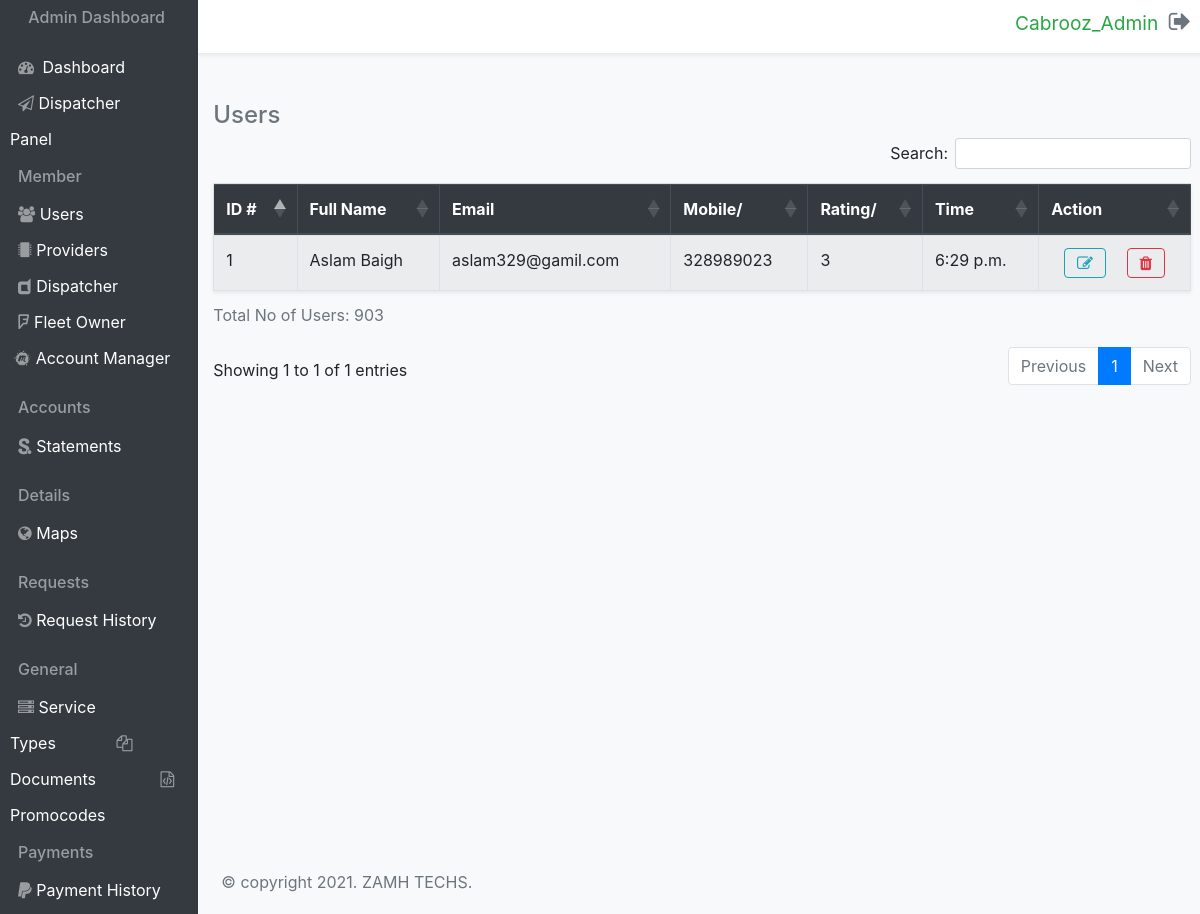
/users/ (signed in), run on the app's committed database.
### cabroozadmin/models.py (models this page shows, shortened)
class User(models.Model):
    user = models.ForeignKey(User, on_delete=models.SET_NULL, null=True)
    fullname = models.CharField(max_length=255, null=True, blank=True)
    email = models.EmailField(null=True, blank=True)
    mobile = models.CharField(max_length=20, null=True, blank=True)
    rating = models.IntegerField(null=True, blank=True)
    time = models.TimeField(auto_now_add=True)
    totaluser = models.IntegerField(null=True, blank=True)

### cabroozadmin/views.py (the view)
# urls.py: path('users/', views.users, name="users"),
@login_required
def users(request):
    users = User.objects.all()
    return render(request, 'cabroozadmin/users.html', {"users":users})

### cabroozadmin/templates/cabroozadmin/users.html (shortened to what this page needs)
{% load static %}
<!DOCTYPE html>
<html lang="en">
<head>
    <link rel="stylesheet" href="https://stackpath.bootstrapcdn.com/bootstrap/4.5.2/css/bootstrap.min.css">
    <link rel="stylesheet" href="https://stackpath.bootstrapcdn.com/bootstrap/4.5.2/css/bootstrap.min.css">
    <link rel="stylesheet" href="https://cdnjs.cloudflare.com/ajax/libs/twitter-bootstrap/4.5.2/css/bootstrap.css">
    <link rel="stylesheet" href="https://cdn.datatables.net/1.10.25/css/dataTables.bootstrap4.min.css">
    <link rel="stylesheet" href="https://cdn.datatables.net/responsive/2.2.9/css/responsive.bootstrap4.min.css">
    <link rel="stylesheet" href="https://stackpath.bootstrapcdn.com/font-awesome/4.7.0/css/font-awesome.min.css">
    <link rel="stylesheet" href="https://stackpath.bootstrapcdn.com/font-awesome/4.7.0/css/font-awesome.min.css">
    <link rel="stylesheet" href={% static 'css/style.css' %}>
</head>
<body class="bg-light">
    <section>
        <div class="row">
            <div class="col-md-2 bg-dark txt_mbl-cntr">
                <h6 class="mb-3 text-white-50 text-center mt-2">Admin Dashboard</h6>
                <a href={% url 'Home' %} class="side_hvr">
                    <span class="my-4">
                        <i class="fa fa-dashboard text-white-50 mr-1 my-3 ml-2"></i>
                        <span class="text-white mr-5">Dashboard</span>
                    </span>
                </a>
                <a href={% url 'Home' %} class="side_hvr">
                    <span class="my-4">
                        <i class="fa fa-send-o text-white-50 mb-3 ml-2"></i>
                        <span class="text-white mr-4">Dispatcher Panel</span>
                    </span>
                </a>
                <h6 class="mb-3 text-white-50 ml-2 mt-3">Member</h6>
                <a href={% url 'users' %} class="side_hvr">
                    <span class="my-4">
                        <i class="fa fa-users text-white-50 mb-3 ml-2"></i>
                        <span class="text-white mr-5 pr-5">Users</span>
                    </span>
                </a>
                <a href={% url 'providers' %} class="side_hvr">
                    <span class="my-4">
                        <i class="fa fa-microchip text-white-50 mb-3 ml-2"></i>
                        <span class="text-white mr-5 pr-4">Providers</span>
                    </span>
                </a>
                <a href={% url 'dispatcher' %} class="side_hvr">
                    <span class="my-4">
                        <i class="fa fa-dashcube text-white-50 mb-3 ml-2"></i>
                        <span class="text-white mr-5 pr-3">Dispatcher</span>
                    </span>
                </a>
                <a href={% url 'fleetowner' %} class="side_hvr">
                    <span class="my-4">
                        <i class="fa fa-foursquare text-white-50 mb-3 ml-2"></i>
                        <span class="text-white mr-5 pr-1">Fleet Owner</span>
                    </span>
                </a>
                <a href={% url 'Home' %} class="side_hvr">
                    <span class="my-4">
                        <i class="fa fa-meetup text-white-50 mb-3 ml-1"></i>
                        <span class="text-white">Account Manager</span>
                    </span>
                </a>
                <h6 class="mb-3 text-white-50 ml-2 mt-3">Accounts</h6>
                <a href={% url 'statements' %} class="side_hvr">
                    <span class="my-4">
                        <i class="fa fa-scribd text-white-50 mb-3 ml-2"></i>
                        <span class="text-white mr-3">Statements</span>
                    </span>
                </a>
                <h6 class="mb-3 text-white-50 ml-2 mt-3">Details</h6>
                <a href={% url 'maps' %} class="side_hvr">
                    <span class="my-4">
                        <i class="fa fa-globe text-white-50 mb-3 ml-2"></i>
                        <span class="text-white mr-5 pr-5">Maps</span>
                    </span>
                </a>
                <h6 class="mb-3 text-white-50 ml-2 mt-3">Requests</h6>
                <a href={% url 'reqhistory' %} class="side_hvr">
                    <span class="my-4">
                        <i class="fa fa-history text-white-50 mb-3 ml-2"></i>
                        <span class="text-white mr-4">Request History</span>
                    </span>
                </a>
                <h6 class="mb-3 text-white-50 ml-2 mt-3">General</h6>
                <a href={% url 'servicetype' %} class="side_hvr">
                    <span class="my-4">
                        <i class="fa fa-server text-white-50 mb-3 ml-2"></i>
                        <span class="text-white mr-5">Service Types</span>
                    </span>
                </a>
                <a href={% url 'documents' %} class="side_hvr">
                    <span class="my-4">
                        <i class="fa fa-files-o text-white-50 mb-3 ml-2"></i>
                        <span class="text-white mr-5 pr-1">Documents</span>
                    </span>
                </a>
                <a href={% url 'promocodes' %} class="side_hvr">
                    <span class="my-4">
                        <i class="fa fa-file-code-o text-white-50 mb-3 ml-2"></i>
                        <span class="text-white">Promocodes</span>
                    </span>
                </a>
                <h6 class="mb-3 text-white-50 ml-2 mt-3">Payments</h6>
                <a href={% url 'Home' %} class="side_hvr">
                    <span class="my-4">
                        <i class="fa fa-paypal text-white-50 mb-3 ml-2"></i>
                        <span class="text-white">Payment History</span>
                    </span>
                </a>
            </div>
            <div class="col-md-10">
                <div class="row bg-white shadow-sm">
                    <span class="ml-auto p-2 mr-3 h4">
                        <a href={% url 'Login' %} class="undrline">
                            <small class="text-success mr-1">{{user.username}}</small>
                            <i class="fa fa-sign-out text-muted"></i>
                        </a>
                    </span>
                </div>
                <div class="row">
                    <div class="container pr-4 mt-4">
                        <h4 class="text-left text-muted mb-2 mt-4"> Users </h4>
                        <table id="example" class="table table-hover table-striped mb-5 shadow-sm border-bottom table-bordered">
                            <small><caption>Total No of Users: <span> 903</span></caption></small>
                            <thead class="thead-dark">
                              <tr>
                                <th scope="col">ID #</th>
                                <th scope="col">Full Name</th>
                                <th scope="col">Email</th>
                                <th scope="col">Mobile/</th>
                                <th scope="col">Rating/</th>
                                <th scope="col">Time</th>
                                <th scope="col">Action</th>
                              </tr>
                            </thead>
                            <tbody>
                                {% for data in users %}
                                <tr>
                                    <td>{{data.id}}</td>
                                    <td>{{data.fullname}}</td>
                                    <td>{{data.email}}</td>
                                    <td>{{data.mobile}}</td>
                                    <td>{{data.rating}}</td>
                                    <td>{{data.time}}</td>
                                    <td class="text-center">
                                        <a href="#"><i class="btn btn-outline-info fa fa-edit mr-3"></i></a>
                                        <a href="#"><i class="btn btn-outline-danger fa fa-trash"></i></a>
                                    </td>
                                </tr>
                                {% endfor %}
                            </tbody>
                          </table>
                    </div>
                </div>
                <footer class="mt-5 w-100 pt-2" style="position: absolute; bottom: 0;">
                    <p class="text-muted pt-2 px-2 pb-1">&copy; copyright 2021. ZAMH TECHS.</p>
                </footer>
            </div>
        </div>
    </section>
</body>
</html>

### cabroozadmin/static/css/style.css (style rules this page uses)
.undrline { text-decoration: none; }

### cabroozadmin/templates/cabroozadmin/users.html (style rules this page uses)
body { overflow-x: hidden; margin-left: 10px; }

### data on the page
User: id "1", fullname "Aslam Baigh", email "aslam329@gamil.com", mobile "328989023", rating "3", time "6:29 p.m."

### other printed values
{{ user.username }} "Cabrooz_Admin"
